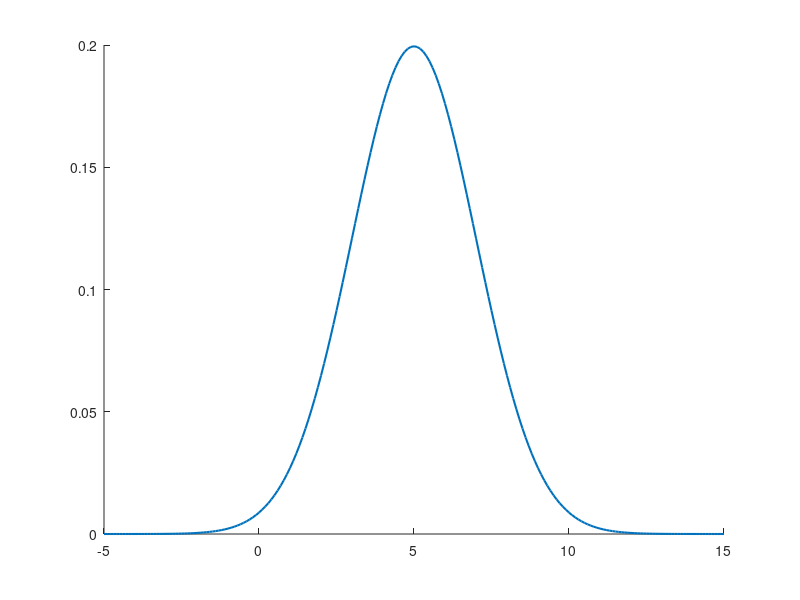

MATLAB code to generate this figure:
hold on
y = -5:0.1:15;
mu = 5;
sigma = 2;
f = exp(-(y-mu).^2./(2*sigma^2))./(sigma*sqrt(2*pi));
plot(y,f,'LineWidth',1.5)